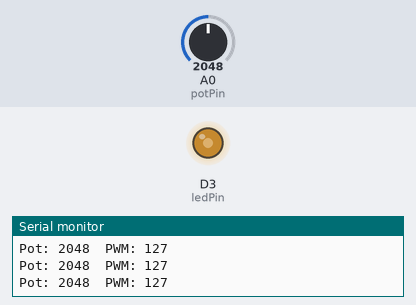
A program run on a simulated Arduino Nano ESP32. Parts: output pins drawn as LEDs (lit = HIGH), the last lines printed to the serial monitor. The test bench sets the inputs (shaded band); at power-on: A0 (potPin) = 2048.

Above: at 1.2 s.
1.3 s: A0 (potPin) set to 2866
At 2.0 s:
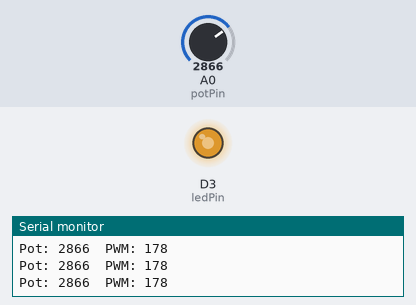
2.8 s: A0 (potPin) set to 3603
At 3.3 s:
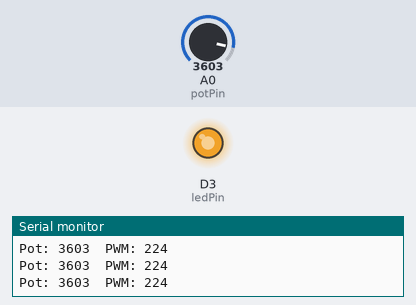
4.3 s: A0 (potPin) set to 491
At 4.6 s:
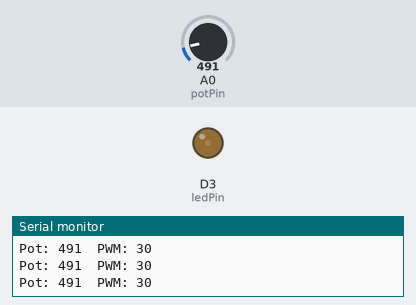
5.8 s: A0 (potPin) set to 0
At 7.0 s:
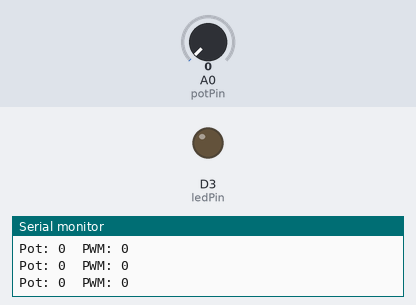
7.3 s: A0 (potPin) set to 2047
At 8.3 s:
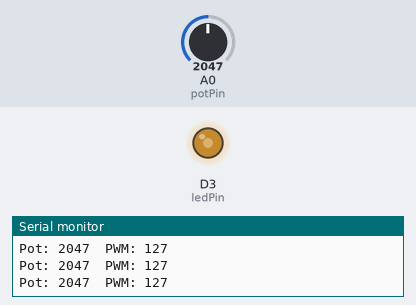
Timing chart, 0 to 9.8 s (numbered marks = the images above; inputs shaded):
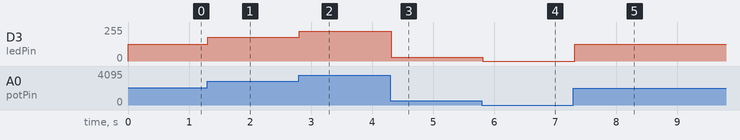

Measured:
- after the input at 1.3 s, D3 (ledPin): 127/255 → 178/255 at once
- after the input at 2.8 s, D3 (ledPin): 178/255 → 224/255 at once
- after the input at 4.3 s, D3 (ledPin): 224/255 → 30/255 at once
- after the input at 5.8 s, D3 (ledPin): 30/255 → 0/255 at once
- after the input at 7.3 s, D3 (ledPin): 0/255 → 127/255 at once

The program:

main.cpp
```cpp
#include <Arduino.h>

// --- Definizione dei Pin ---
const int ledPin = D3;    // Pin che supporta il PWM (Pulse Width Modulation)
const int potPin = A0;    // Pin analogico per la lettura del potenziometro

// --- Variabili di appoggio ---
int lettura = 0;          // Memorizza il valore grezzo (0-4095)
int luminosita;           // Memorizza il valore convertito per il LED (0-255)

void setup() {
  // Configura il LED come uscita
  pinMode(ledPin, OUTPUT);
  // Configura il potenziometro come ingresso
  pinMode(potPin, INPUT);

  // NOTA: Su Arduino Nano ESP32, la risoluzione predefinita di analogRead è 12 bit.
  // Questo significa che i valori letti vanno da 0 a 4095, non più 0-1023.

  // Inizializza il monitor seriale
  Serial.begin(115200);
}

void loop() {
  // 1. LETTURA ANALOGICA (Risoluzione 12-bit)
  // Legge il valore di tensione sul pin A0.
  // 0V -> 0 | 3.3V -> 4095
  lettura = analogRead(potPin);

  // 2. MAPPATURA (Conversione di scala)
  // Trasforma il range della lettura (0-4095) nel range del PWM (0-255).
  // Questo passaggio è fondamentale perché analogWrite accetta valori max di 8 bit (255).
  luminosita = map(lettura, 0, 4095, 0, 255);

  // 3. DEBUG SERIALE
  // Mostra i valori sul computer per verificare che la conversione sia corretta
  Serial.print("Pot: ");
  Serial.print(lettura);
  Serial.print("  PWM: ");
  Serial.println(luminosita);

  // 4. CONTROLLO LUMINOSITÀ
  // Applica il segnale PWM al LED. Più alto è il valore, più il LED appare luminoso.
  analogWrite(ledPin, luminosita);

  // Breve pausa per evitare di saturare la comunicazione seriale
  delay(100);
}
```
